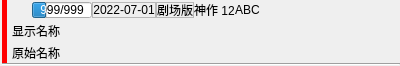
<?xml version="1.0" encoding="UTF-8"?>
<ui version="4.0">
 <class>AnimeSeasonWidgetItem</class>
 <widget class="QWidget" name="AnimeSeasonWidgetItem">
  <property name="geometry">
   <rect>
    <x>0</x>
    <y>0</y>
    <width>400</width>
    <height>66</height>
   </rect>
  </property>
  <property name="windowTitle">
   <string notr="true">Form</string>
  </property>
  <layout class="QVBoxLayout" name="verticalLayout_2">
   <property name="spacing">
    <number>0</number>
   </property>
   <property name="leftMargin">
    <number>2</number>
   </property>
   <property name="topMargin">
    <number>0</number>
   </property>
   <property name="rightMargin">
    <number>0</number>
   </property>
   <property name="bottomMargin">
    <number>0</number>
   </property>
   <item>
    <widget class="QWidget" name="widget" native="true">
     <property name="styleSheet">
      <string notr="true">#widget
{
  border-left: 5px solid #ff0000;
}</string>
     </property>
     <layout class="QVBoxLayout" name="verticalLayout">
      <property name="spacing">
       <number>0</number>
      </property>
      <property name="leftMargin">
       <number>0</number>
      </property>
      <property name="topMargin">
       <number>0</number>
      </property>
      <property name="rightMargin">
       <number>0</number>
      </property>
      <property name="bottomMargin">
       <number>0</number>
      </property>
      <item>
       <layout class="QHBoxLayout" name="hLayout_Top">
        <property name="leftMargin">
         <number>10</number>
        </property>
        <item>
         <widget class="QPushButton" name="pushButton_Collect">
          <property name="enabled">
           <bool>false</bool>
          </property>
          <property name="maximumSize">
           <size>
            <width>20</width>
            <height>20</height>
           </size>
          </property>
          <property name="focusPolicy">
           <enum>Qt::NoFocus</enum>
          </property>
          <property name="styleSheet">
           <string notr="true">#pushButton_Collect
{
  border: 0px;
}</string>
          </property>
          <property name="text">
           <string/>
          </property>
          <property name="icon">
           <iconset resource="../../Resource.qrc">
            <normaloff>:/File/img/star_uncheck_enable.png</normaloff>
            <normalon>:/File/img/star_check_enable.png</normalon>
            <disabledoff>:/File/img/star_uncheck_enable.png</disabledoff>
            <disabledon>:/File/img/star_check_enable.png</disabledon>:/File/img/star_uncheck_enable.png</iconset>
          </property>
          <property name="iconSize">
           <size>
            <width>20</width>
            <height>20</height>
           </size>
          </property>
          <property name="checkable">
           <bool>true</bool>
          </property>
          <property name="flat">
           <bool>true</bool>
          </property>
         </widget>
        </item>
        <item>
         <widget class="QProgressBar" name="progressBar_Radio">
          <property name="maximumSize">
           <size>
            <width>60</width>
            <height>16</height>
           </size>
          </property>
          <property name="value">
           <number>24</number>
          </property>
          <property name="alignment">
           <set>Qt::AlignCenter</set>
          </property>
          <property name="textVisible">
           <bool>true</bool>
          </property>
          <property name="invertedAppearance">
           <bool>false</bool>
          </property>
          <property name="textDirection">
           <enum>QProgressBar::TopToBottom</enum>
          </property>
          <property name="format">
           <string notr="true">999/999</string>
          </property>
         </widget>
        </item>
        <item>
         <widget class="QLabel" name="label_ReleaseDate">
          <property name="maximumSize">
           <size>
            <width>16777215</width>
            <height>16</height>
           </size>
          </property>
          <property name="font">
           <font>
            <weight>50</weight>
            <bold>false</bold>
           </font>
          </property>
          <property name="frameShape">
           <enum>QFrame::StyledPanel</enum>
          </property>
          <property name="frameShadow">
           <enum>QFrame::Sunken</enum>
          </property>
          <property name="text">
           <string notr="true">2022-07-01</string>
          </property>
          <property name="alignment">
           <set>Qt::AlignCenter</set>
          </property>
         </widget>
        </item>
        <item>
         <widget class="QLabel" name="label_Type">
          <property name="maximumSize">
           <size>
            <width>16777215</width>
            <height>16</height>
           </size>
          </property>
          <property name="font">
           <font>
            <weight>50</weight>
            <bold>false</bold>
           </font>
          </property>
          <property name="frameShape">
           <enum>QFrame::StyledPanel</enum>
          </property>
          <property name="frameShadow">
           <enum>QFrame::Sunken</enum>
          </property>
          <property name="text">
           <string notr="true">剧场版</string>
          </property>
          <property name="alignment">
           <set>Qt::AlignCenter</set>
          </property>
         </widget>
        </item>
        <item>
         <widget class="QLabel" name="label_Point">
          <property name="sizePolicy">
           <sizepolicy hsizetype="Minimum" vsizetype="Preferred">
            <horstretch>0</horstretch>
            <verstretch>0</verstretch>
           </sizepolicy>
          </property>
          <property name="maximumSize">
           <size>
            <width>16777215</width>
            <height>16</height>
           </size>
          </property>
          <property name="text">
           <string notr="true">神作 12</string>
          </property>
         </widget>
        </item>
        <item>
         <widget class="QLabel" name="label_Tag1">
          <property name="maximumSize">
           <size>
            <width>16777215</width>
            <height>16</height>
           </size>
          </property>
          <property name="text">
           <string notr="true">A</string>
          </property>
         </widget>
        </item>
        <item>
         <widget class="QLabel" name="label_Tag2">
          <property name="maximumSize">
           <size>
            <width>16777215</width>
            <height>16</height>
           </size>
          </property>
          <property name="text">
           <string notr="true">B</string>
          </property>
         </widget>
        </item>
        <item>
         <widget class="QLabel" name="label_Tag3">
          <property name="maximumSize">
           <size>
            <width>16777215</width>
            <height>16</height>
           </size>
          </property>
          <property name="text">
           <string notr="true">C</string>
          </property>
         </widget>
        </item>
        <item>
         <spacer name="hSpacer_Top">
          <property name="orientation">
           <enum>Qt::Horizontal</enum>
          </property>
          <property name="sizeHint" stdset="0">
           <size>
            <width>40</width>
            <height>20</height>
           </size>
          </property>
         </spacer>
        </item>
       </layout>
      </item>
      <item>
       <layout class="QHBoxLayout" name="hLayout_Name" stretch="1">
        <property name="leftMargin">
         <number>10</number>
        </property>
        <item>
         <widget class="QLabel" name="label_Name">
          <property name="font">
           <font>
            <family>微软雅黑</family>
            <pointsize>9</pointsize>
           </font>
          </property>
          <property name="text">
           <string notr="true">显示名称</string>
          </property>
          <property name="alignment">
           <set>Qt::AlignLeading|Qt::AlignLeft|Qt::AlignVCenter</set>
          </property>
         </widget>
        </item>
       </layout>
      </item>
      <item>
       <layout class="QHBoxLayout" name="hLayout_NameOrigin">
        <property name="leftMargin">
         <number>10</number>
        </property>
        <item>
         <widget class="QLabel" name="label_NameOrigin">
          <property name="font">
           <font>
            <family>微软雅黑</family>
            <pointsize>9</pointsize>
           </font>
          </property>
          <property name="text">
           <string notr="true">原始名称</string>
          </property>
          <property name="alignment">
           <set>Qt::AlignLeading|Qt::AlignLeft|Qt::AlignVCenter</set>
          </property>
         </widget>
        </item>
       </layout>
      </item>
     </layout>
    </widget>
   </item>
   <item>
    <widget class="Line" name="line">
     <property name="orientation">
      <enum>Qt::Horizontal</enum>
     </property>
    </widget>
   </item>
  </layout>
 </widget>
 <resources>
  <include location="../../Resource.qrc"/>
 </resources>
 <connections/>
</ui>
